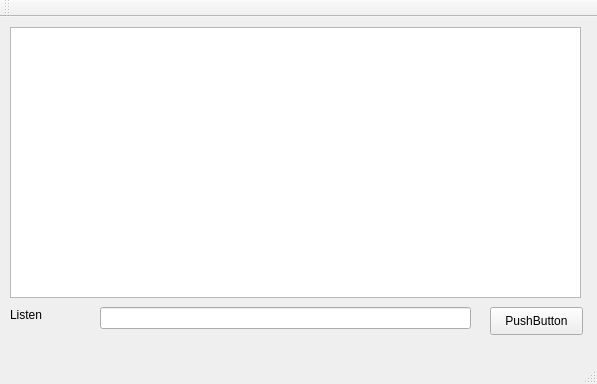
<?xml version="1.0" encoding="UTF-8"?>
<ui version="4.0">
 <class>QtServerClass</class>
 <widget class="QMainWindow" name="QtServerClass">
  <property name="geometry">
   <rect>
    <x>0</x>
    <y>0</y>
    <width>597</width>
    <height>384</height>
   </rect>
  </property>
  <property name="windowTitle">
   <string>QtServer</string>
  </property>
  <widget class="QWidget" name="centralWidget">
   <widget class="QPlainTextEdit" name="chatTextEdit">
    <property name="geometry">
     <rect>
      <x>10</x>
      <y>10</y>
      <width>571</width>
      <height>271</height>
     </rect>
    </property>
   </widget>
   <widget class="QLineEdit" name="listenTextLine">
    <property name="geometry">
     <rect>
      <x>100</x>
      <y>290</y>
      <width>371</width>
      <height>22</height>
     </rect>
    </property>
   </widget>
   <widget class="QPushButton" name="listenButton">
    <property name="geometry">
     <rect>
      <x>490</x>
      <y>290</y>
      <width>93</width>
      <height>28</height>
     </rect>
    </property>
    <property name="text">
     <string>PushButton</string>
    </property>
   </widget>
   <widget class="QLabel" name="listenLabel">
    <property name="geometry">
     <rect>
      <x>10</x>
      <y>290</y>
      <width>55</width>
      <height>16</height>
     </rect>
    </property>
    <property name="text">
     <string>Listen</string>
    </property>
   </widget>
  </widget>
  <widget class="QMenuBar" name="menuBar">
   <property name="geometry">
    <rect>
     <x>0</x>
     <y>0</y>
     <width>597</width>
     <height>26</height>
    </rect>
   </property>
  </widget>
  <widget class="QToolBar" name="mainToolBar">
   <attribute name="toolBarArea">
    <enum>TopToolBarArea</enum>
   </attribute>
   <attribute name="toolBarBreak">
    <bool>false</bool>
   </attribute>
  </widget>
  <widget class="QStatusBar" name="statusBar"/>
 </widget>
 <layoutdefault spacing="6" margin="11"/>
 <resources>
  <include location="QtServer.qrc"/>
 </resources>
 <connections/>
</ui>
